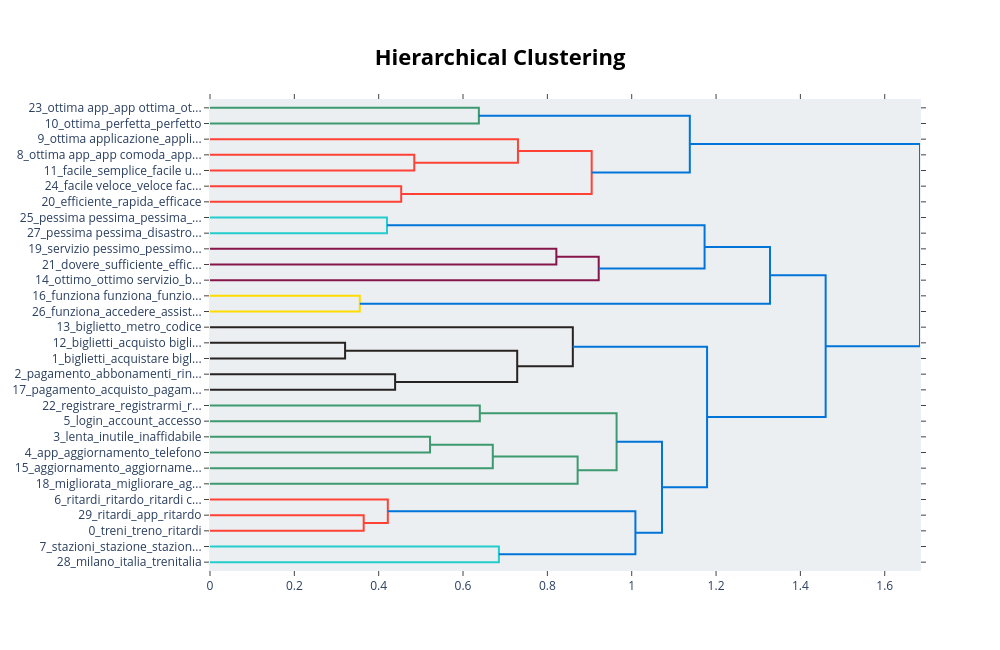

Notebook code for this chart:
### Markdown cell above
The top 5 keywords of the 8 largest topics. A longer bar means a higher c-TF-IDF weight, so a word more typical of that topic. The keywords match the labels given in 07: topic 0 is about delays, 1 about tickets, 2 about subscriptions, 5 about login. Topic 7 (173 reviews) is not shown because topic 8 is slightly larger (176).

### Code cell
# --- HOW SIMILAR THE TOPICS ARE ---
# A tree of the topics: topics joined further to the left are more similar to each other.
# It supports the merges in 07, for example topics 0, 6 and 29 should end up close.
fig = topic_model.visualize_hierarchy()
fig.show()

### Figure 1 — Plotly figure (JSON) as saved in the notebook; plotly's stock layout.template omitted (floating-point values rounded to 4 significant figures)
{"data": [{"hoverinfo": "text", "marker": {"color": "rgb(61,153,112)"}, "mode": "lines", "type": "scatter", "x": [0.0, 0.6375, 0.6375, 0.0], "xaxis": "x", "y": [-5.0, -5.0, -15.0, -15.0], "yaxis": "y"}, {"hoverinfo": "text", "marker": {"color": "rgb(255,65,54)"}, "mode": "lines", "type": "scatter", "x": [0.0, 0.4844, 0.4844, 0.0], "xaxis": "x", "y": [-35.0, -35.0, -45.0, -45.0], "yaxis": "y"}, {"hoverinfo": "text", "marker": {"color": "rgb(255,65,54)"}, "mode": "lines", "type": "scatter", "x": [0.0, 0.7302, 0.7302, 0.4844], "xaxis": "x", "y": [-25.0, -25.0, -40.0, -40.0], "yaxis": "y"}, {"hoverinfo": "text", "marker": {"color": "rgb(255,65,54)"}, "mode": "lines", "type": "scatter", "x": [0.0, 0.4534, 0.4534, 0.0], "xaxis": "x", "y": [-55.0, -55.0, -65.0, -65.0], "yaxis": "y"}, {"hoverinfo": "text", "marker": {"color": "rgb(255,65,54)"}, "mode": "lines", "type": "scatter", "x": [0.7302, 0.9051, 0.9051, 0.4534], "xaxis": "x", "y": [-32.5, -32.5, -60.0, -60.0], "yaxis": "y"}, {"hoverinfo": "text", "marker": {"color": "rgb(0,116,217)"}, "mode": "lines", "type": "scatter", "x": [0.6375, 1.138, 1.138, 0.9051], "xaxis": "x", "y": [-10.0, -10.0, -46.25, -46.25], "yaxis": "y"}, {"hoverinfo": "text", "marker": {"color": "rgb(35,205,205)"}, "mode": "lines", "type": "scatter", "x": [0.0, 0.4197, 0.4197, 0.0], "xaxis": "x", "y": [-75.0, -75.0, -85.0, -85.0], "yaxis": "y"}, {"hoverinfo": "text", "marker": {"color": "rgb(133,20,75)"}, "mode": "lines", "type": "scatter", "x": [0.0, 0.8213, 0.8213, 0.0], "xaxis": "x", "y": [-95.0, -95.0, -105.0, -105.0], "yaxis": "y"}, {"hoverinfo": "text", "marker": {"color": "rgb(133,20,75)"}, "mode": "lines", "type": "scatter", "x": [0.8213, 0.9217, 0.9217, 0.0], "xaxis": "x", "y": [-100.0, -100.0, -115.0, -115.0], "yaxis": "y"}, {"hoverinfo": "text", "marker": {"color": "rgb(0,116,217)"}, "mode": "lines", "type": "scatter", "x": [0.4197, 1.173, 1.173, 0.9217], "xaxis": "x", "y": [-80.0, -80.0, -107.5, -107.5], "yaxis": "y"}, {"hoverinfo": "text", "marker": {"color": "rgb(255,220,0)"}, "mode": "lines", "type": "scatter", "x": [0.0, 0.3552, 0.3552, 0.0], "xaxis": "x", "y": [-125.0, -125.0, -135.0, -135.0], "yaxis": "y"}, {"hoverinfo": "text", "marker": {"color": "rgb(0,116,217)"}, "mode": "lines", "type": "scatter", "x": [1.173, 1.328, 1.328, 0.3552], "xaxis": "x", "y": [-93.75, -93.75, -130.0, -130.0], "yaxis": "y"}, {"hoverinfo": "text", "marker": {"color": "rgb(40,35,35)"}, "mode": "lines", "type": "scatter", "x": [0.0, 0.3203, 0.3203, 0.0], "xaxis": "x", "y": [-155.0, -155.0, -165.0, -165.0], "yaxis": "y"}, {"hoverinfo": "text", "marker": {"color": "rgb(40,35,35)"}, "mode": "lines", "type": "scatter", "x": [0.0, 0.4389, 0.4389, 0.0], "xaxis": "x", "y": [-175.0, -175.0, -185.0, -185.0], "yaxis": "y"}, {"hoverinfo": "text", "marker": {"color": "rgb(40,35,35)"}, "mode": "lines", "type": "scatter", "x": [0.3203, 0.7285, 0.7285, 0.4389], "xaxis": "x", "y": [-160.0, -160.0, -180.0, -180.0], "yaxis": "y"}, {"hoverinfo": "text", "marker": {"color": "rgb(40,35,35)"}, "mode": "lines", "type": "scatter", "x": [0.0, 0.8604, 0.8604, 0.7285], "xaxis": "x", "y": [-145.0, -145.0, -170.0, -170.0], "yaxis": "y"}, {"hoverinfo": "text", "marker": {"color": "rgb(61,153,112)"}, "mode": "lines", "type": "scatter", "x": [0.0, 0.6398, 0.6398, 0.0], "xaxis": "x", "y": [-195.0, -195.0, -205.0, -205.0], "yaxis": "y"}, {"hoverinfo": "text", "marker": {"color": "rgb(61,153,112)"}, "mode": "lines", "type": "scatter", "x": [0.0, 0.5218, 0.5218, 0.0], "xaxis": "x", "y": [-215.0, -215.0, -225.0, -225.0], "yaxis": "y"}, {"hoverinfo": "text", "marker": {"color": "rgb(61,153,112)"}, "mode": "lines", "type": "scatter", "x": [0.5218, 0.6706, 0.6706, 0.0], "xaxis": "x", "y": [-220.0, -220.0, -235.0, -235.0], "yaxis": "y"}, {"hoverinfo": "text", "marker": {"color": "rgb(61,153,112)"}, "mode": "lines", "type": "scatter", "x": [0.6706, 0.8718, 0.8718, 0.0], "xaxis": "x", "y": [-227.5, -227.5, -245.0, -245.0], "yaxis": "y"}, {"hoverinfo": "text", "marker": {"color": "rgb(61,153,112)"}, "mode": "lines", "type": "scatter", "x": [0.6398, 0.9642, 0.9642, 0.8718], "xaxis": "x", "y": [-200.0, -200.0, -236.2, -236.2], "yaxis": "y"}, {"hoverinfo": "text", "marker": {"color": "rgb(255,65,54)"}, "mode": "lines", "type": "scatter", "x": [0.0, 0.3644, 0.3644, 0.0], "xaxis": "x", "y": [-265.0, -265.0, -275.0, -275.0], "yaxis": "y"}, {"hoverinfo": "text", "marker": {"color": "rgb(255,65,54)"}, "mode": "lines", "type": "scatter", "x": [0.0, 0.4216, 0.4216, 0.3644], "xaxis": "x", "y": [-255.0, -255.0, -270.0, -270.0], "yaxis": "y"}, {"hoverinfo": "text", "marker": {"color": "rgb(35,205,205)"}, "mode": "lines", "type": "scatter", "x": [0.0, 0.6851, 0.6851, 0.0], "xaxis": "x", "y": [-285.0, -285.0, -295.0, -295.0], "yaxis": "y"}, {"hoverinfo": "text", "marker": {"color": "rgb(0,116,217)"}, "mode": "lines", "type": "scatter", "x": [0.4216, 1.009, 1.009, 0.6851], "xaxis": "x", "y": [-262.5, -262.5, -290.0, -290.0], "yaxis": "y"}, {"hoverinfo": "text", "marker": {"color": "rgb(0,116,217)"}, "mode": "lines", "type": "scatter", "x": [0.9642, 1.072, 1.072, 1.009], "xaxis": "x", "y": [-218.1, -218.1, -276.2, -276.2], "yaxis": "y"}, {"hoverinfo": "text", "marker": {"color": "rgb(0,116,217)"}, "mode": "lines", "type": "scatter", "x": [0.8604, 1.179, 1.179, 1.072], "xaxis": "x", "y": [-157.5, -157.5, -247.2, -247.2], "yaxis": "y"}, {"hoverinfo": "text", "marker": {"color": "rgb(0,116,217)"}, "mode": "lines", "type": "scatter", "x": [1.328, 1.46, 1.46, 1.179], "xaxis": "x", "y": [-111.9, -111.9, -202.3, -202.3], "yaxis": "y"}, {"hoverinfo": "text", "marker": {"color": "rgb(0,116,217)"}, "mode": "lines", "type": "scatter", "x": [1.138, 1.684, 1.684, 1.46], "xaxis": "x", "y": [-28.12, -28.12, -157.1, -157.1], "yaxis": "y"}], "layout": {"autosize": false, "height": 650, "hoverlabel": {"bgcolor": "white", "font": {"family": "Rockwell", "size": 16}}, "hovermode": "closest", "plot_bgcolor": "#ECEFF1", "showlegend": false, "title": {"font": {"color": "Black", "size": 22}, "text": "<b>Hierarchical Clustering</b>", "x": 0.5, "xanchor": "center", "yanchor": "top"}, "width": 1000, "xaxis": {"mirror": "allticks", "rangemode": "tozero", "showgrid": false, "showline": true, "showticklabels": true, "ticks": "outside", "type": "linear", "zeroline": false}, "yaxis": {"mirror": "allticks", "range": [-300.0, 0.0], "rangemode": "tozero", "showgrid": false, "showline": true, "showticklabels": true, "tickmode": "array", "ticks": "outside", "ticktext": ["23_ottima app_app ottima_ot...", "10_ottima_perfetta_perfetto", "9_ottima applicazione_appli...", "8_ottima app_app comoda_app...", "11_facile_semplice_facile u...", "24_facile veloce_veloce fac...", "20_efficiente_rapida_efficace", "25_pessima pessima_pessima_...", "27_pessima pessima_disastro...", "19_servizio pessimo_pessimo...", "21_dovere_sufficiente_effic...", "14_ottimo_ottimo servizio_b...", "16_funziona funziona_funzio...", "26_funziona_accedere_assist...", "13_biglietto_metro_codice", "12_biglietti_acquisto bigli...", "1_biglietti_acquistare bigl...", "2_pagamento_abbonamenti_rin...", "17_pagamento_acquisto_pagam...", "22_registrare_registrarmi_r...", "5_login_account_accesso", "3_lenta_inutile_inaffidabile", "4_app_aggiornamento_telefono", "15_aggiornamento_aggiorname...", "18_migliorata_migliorare_ag...", "6_ritardi_ritardo_ritardi c...", "29_ritardi_app_ritardo", "0_treni_treno_ritardi", "7_stazioni_stazione_stazion...", "28_milano_italia_trenitalia"], "tickvals": [-5.0, -15.0, -25.0, -35.0, -45.0, -55.0, -65.0, -75.0, -85.0, -95.0, -105.0, -115.0, -125.0, -135.0, -145.0, -155.0, -165.0, -175.0, -185.0, -195.0, -205.0, -215.0, -225.0, -235.0, -245.0, -255.0, -265.0, -275.0, -285.0, -295.0], "type": "linear", "zeroline": false}}}
